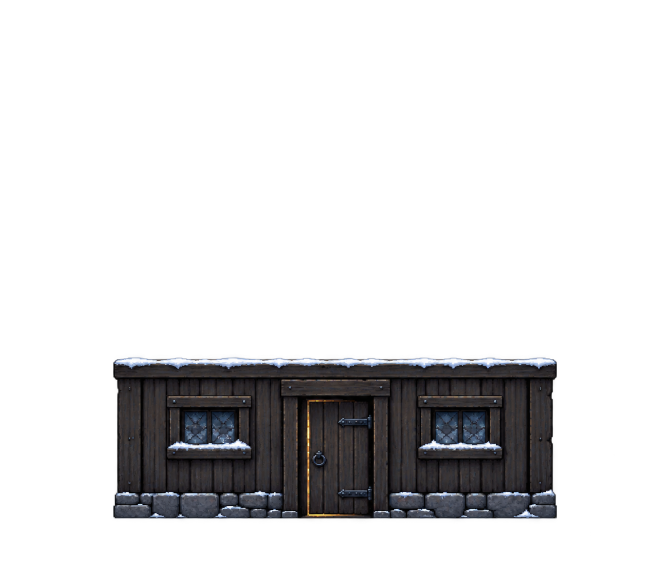
#> input picture docs/art-production/p1-town-modular-v01/sources/loadout_common_candidate_01.png, 1340 x 1174 px (shown at 1/2 size)
$ python build_common.py
#> lines starting #> are read from the running program, lines starting #| are printed output that depends on the picture
#!/usr/bin/env python3
"""Deterministic common-layer pack for the Loadout building sample (checkpoint 1).

Packs the retained raw base candidate 01 into the 256x224 production `common`
layer with one locked uniform nearest-neighbour transform and binary alpha.
The recipe constants below are the single source of truth; the same input file
always yields byte-identical output (integer arithmetic only, no resampling
library calls, no timestamps in the manifest).

Transform (chosen from measured feature geometry, see
docs/art-production/p1-town-modular-v01/PROCESSING.md):
- uniform scale s = 155/24 (~6.4583) source px per destination px;
- source window origin (227, 715) -> destination origin (59, 128);
- destination window 138 x 50 px covers the whole alpha>=128 source extent;
- for destination pixel (dx, dy):
    src_x = 227 + ((2*(dx - 59) + 1) * 155) // 48
    src_y = 715 + ((2*(dy - 128) + 1) * 155) // 48
- alpha >= 128 keeps the source RGB with alpha forced to 255; anything else
  becomes fully transparent black. No palette quantization, no per-pixel color
  edits, no nonuniform stretching.

Invariants asserted at build time (sample spec alignment section):
- canvas exactly 256x224, every texture pixel binary alpha (0 or 255);
- no opaque content above y=128, below y=177, or inside the 8 px edge margin.

Run from the repository root in the approved portable environment:

    source /data/claude/workspace/.tools/make-it-big/portable-cpu/env.sh
    source scripts/project_env.sh
    python3 -I tools/art_pipeline/p1_town_modular_v01/build_common.py
"""

from __future__ import annotations

import argparse
import hashlib
import json
import sys
from pathlib import Path

from PIL import Image

REPO_ROOT = Path(__file__).resolve().parents[3]

RECIPE = {
    "source": "docs/art-production/p1-town-modular-v01/sources/loadout_common_candidate_01.png",
    "source_sha256": "2e7dd83a010e0be94ec17b504de075b69c71ca13050c0b14ae2ad2a504ed758a",
    "canvas": [256, 224],
    "scale": [155, 24],          # source px per destination px, exact rational
    "src_origin": [227, 715],    # source pixel coordinate at the window origin
    "dst_origin": [59, 128],     # destination window origin on the canvas
    "dst_size": [138, 50],       # destination window size
    "alpha_threshold": 128,
    "margin": 8,                 # sample spec: nothing inside the 8 px margin
    "max_lip_top": 128,          # common never has content above y=128
    "max_feet_row": 177,         # feet line is y=178; last content row is 177
}

ALLOWED_ARTIFACTS = {
    "loadout_common.png",
    "manifest.json",
    "loadout_upper_full.png",      # written by build_upper.py (checkpoint 2);
    "loadout_upper_revealed.png",  # the art directory is shared, so both
    "loadout_shadow.png",          # builders tolerate each other's outputs
    "manifest_upper.json",
}


class BuildError(ValueError):
    """Raised when the source, transform, or output contract is violated."""


def source_index(dst: int, dst_origin: int, src_origin: int, num: int, den: int) -> int:
    """Exact integer nearest-neighbour sampling index for a destination pixel."""
    return src_origin + ((2 * (dst - dst_origin) + 1) * num) // (2 * den)


def sha256_file(path: Path) -> str:
    digest = hashlib.sha256()
    with path.open("rb") as handle:
        for block in iter(lambda: handle.read(1024 * 1024), b""):
            digest.update(block)
    return digest.hexdigest()


def display_path(path: Path) -> str:
    """Repo-relative when inside the checkout, absolute otherwise."""
    try:
        return str(path.resolve().relative_to(REPO_ROOT))
    except ValueError:
        return str(path.resolve())


def load_source(recipe: dict) -> Image.Image:
    path = REPO_ROOT / recipe["source"]
    if not path.is_file():
        raise BuildError(f"source PNG does not exist: {path}")
    actual = sha256_file(path)
    if actual != recipe["source_sha256"]:
        raise BuildError(
            f"source hash mismatch: expected {recipe['source_sha256']}, got {actual}"
        )
    return Image.open(path).convert("RGBA")


def pack_common(source: Image.Image, recipe: dict) -> Image.Image:
    """Apply the locked uniform nearest-neighbour transform and binarize alpha."""
    canvas_w, canvas_h = recipe["canvas"]
    (num, den), (sx0, sy0), (dx0, dy0) = recipe["scale"], recipe["src_origin"], recipe["dst_origin"]
    win_w, win_h = recipe["dst_size"]
    threshold = recipe["alpha_threshold"]
    if source.width <= sx0 or source.height <= sy0:
        raise BuildError("source window origin is outside the source image")
    if dx0 < 0 or dy0 < 0 or dx0 + win_w > canvas_w or dy0 + win_h > canvas_h:
        raise BuildError("destination window does not fit the canvas")

    canvas = Image.new("RGBA", (canvas_w, canvas_h), (0, 0, 0, 0))
    out = canvas.load()
    src = source.load()
    for dy in range(dy0, dy0 + win_h):
        sy = source_index(dy, dy0, sy0, num, den)
        if not 0 <= sy < source.height:
            continue
        for dx in range(dx0, dx0 + win_w):
            sx = source_index(dx, dx0, sx0, num, den)
            if not 0 <= sx < source.width:
                continue
            r, g, b, a = src[sx, sy]
            out[dx, dy] = (r, g, b, 255) if a >= threshold else (0, 0, 0, 0)
    return canvas


def measure(canvas: Image.Image, recipe: dict) -> dict:
    """Mechanical measurements plus the sample-spec invariant assertions."""
    width, height = canvas.size
    if (width, height) != tuple(recipe["canvas"]):
        raise BuildError(f"canvas is {width}x{height}, expected {recipe['canvas']}")
    pixels = canvas.load()
    opaque = 0
    alpha_values: set[int] = set()
    min_x = min_y = None
    max_x = max_y = None
    colors: set[tuple[int, int, int, int]] = set()
    for y in range(height):
        for x in range(width):
            r, g, b, a = pixels[x, y]
            alpha_values.add(a)
            if a == 0:
                continue
            if a != 255:
                raise BuildError(f"non-binary alpha {a} at ({x},{y})")
            opaque += 1
            colors.add((r, g, b, a))
            min_x = x if min_x is None else min(min_x, x)
            max_x = x if max_x is None else max(max_x, x)
            min_y = y if min_y is None else min(min_y, y)
            max_y = y if max_y is None else max(max_y, y)
    if min_x is None:
        raise BuildError("packed layer is empty")
    margin = recipe["margin"]
    if min_x < margin or min_y < margin or max_x >= width - margin or max_y >= height - margin:
        raise BuildError(
            f"content violates the {margin} px margin: bbox ({min_x},{min_y})-({max_x},{max_y})"
        )
    if min_y < recipe["max_lip_top"]:
        raise BuildError(f"content above y={recipe['max_lip_top']}: top row {min_y}")
    if max_y > recipe["max_feet_row"]:
        raise BuildError(f"content below feet row {recipe['max_feet_row']}: bottom row {max_y}")
    return {
        "occupied_bbox": [min_x, min_y, max_x, max_y],
        "opaque_pixels": opaque,
        "transparent_pixels": width * height - opaque,
        "alpha_values": sorted(alpha_values),
        "unique_rgba_colors": len(colors),
    }


def guard_output(output: Path) -> None:
    if not output.exists():
        return
    if not output.is_dir():
        raise BuildError(f"output exists and is not a directory: {output}")
    unexpected = [item.name for item in output.iterdir() if item.name not in ALLOWED_ARTIFACTS]
    if unexpected:
        raise BuildError(
            f"refusing to write into {output}: unexpected entries {sorted(unexpected)}"
        )


def build(output: Path) -> dict:
    recipe = dict(RECIPE)
    source = load_source(recipe)
#> in load_source, returned value is the input picture: PIL image 1340x1174 RGBA; mean R, G, B, A 10.7, 10.5, 11.4, 44.8
    canvas = pack_common(source, recipe)
#> in pack_common, `canvas_w, canvas_h = recipe["canvas"]`: canvas_w = 256; canvas_h = 224
#> in pack_common, `(num, den), (sx0, sy0), (dx0, dy0) = recipe["scale"], recipe["src_orig..`: num = 155; den = 24; sx0 = 227; sy0 = 715; dx0 = 59; dy0 = 128
#> in pack_common, `win_w, win_h = recipe["dst_size"]`: win_w = 138; win_h = 50
#> in pack_common, `threshold = recipe["alpha_threshold"]`: threshold = 128
#> in pack_common, `canvas = Image.new("RGBA", (canvas_w, canvas_h), (0, 0, 0, 0))`: canvas: PIL image 256x224 RGBA; every value is 0
#> the loop in pack_common, `for dy in range(dy0, dy0 + win_h):` made 50 passes
#> sy on passes 1 to 12: 718, 724, 731, 737, 744, 750, 756, 763, 769, 776, 782, 789
    stats = measure(canvas, recipe)
    guard_output(output)
    output.mkdir(parents=True, exist_ok=True)

    png_path = output / "loadout_common.png"
    canvas.save(png_path, format="PNG", optimize=False)
    artifacts = [
        {
            "kind": "common_layer",
            "part_id": "common",
            "path": display_path(png_path),
            "sha256": sha256_file(png_path),
            "bytes": png_path.stat().st_size,
        }
    ]
    manifest = {
        "schema_version": 1,
        "asset_package": "p1.town_modular_v01",
        "layer": "common",
        "status": "checkpoint_1_unaccepted",
        "recipe": recipe,
        "artifacts": artifacts,
        "measurements": stats,
        "technical_verification": {
            "status": "mechanical_invariants_passed",
            "scope": "deterministic transform, binary alpha, canvas/margin/lip/feet bounds; visual acceptance and runtime integration are pending",
        },
    }
    manifest_path = output / "manifest.json"
    manifest_path.write_text(json.dumps(manifest, indent=2, sort_keys=True) + "\n", encoding="utf-8")
    return manifest


def main(argv: list[str] | None = None) -> int:
    parser = argparse.ArgumentParser(description=__doc__)
    parser.add_argument(
        "--output", type=Path, default=REPO_ROOT / "art/production/p1/town_modular_v01",
        help="output directory (default: art/production/p1/town_modular_v01)",
    )
    args = parser.parse_args(argv)
    try:
        manifest = build(args.output)
#> in build, `canvas = pack_common(source, recipe)`:
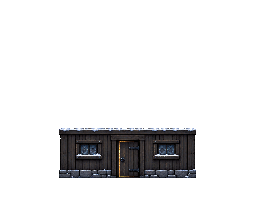
#> canvas: PIL image 256x224 RGBA; mean R, G, B, A 6.3, 6.1, 6.6, 30; transparent parts drawn white
#> after the loop in measure, `for y in range(height):`: alpha_values = 2 items; colors = 4046 items; opaque = 6748
#> in measure, `margin = recipe["margin"]`: margin = 8
#> in build, `stats = measure(canvas, recipe)`: stats = {'occupied_bbox': [59, 128, 195, 177], 'opaque_pixels': 6748, 'transparent_pixels': 50596, 'alpha_values': [0, 255], 'unique_rgba_colors': 4046}
    except (BuildError, OSError, ValueError) as exc:
        print(f"BUILD FAILED: {exc}", file=sys.stderr)
        return 1
    print(json.dumps({"output": manifest["artifacts"][0]["path"], "sha256": manifest["artifacts"][0]["sha256"], "measurements": manifest["measurements"]}, sort_keys=True))
    return 0


if __name__ == "__main__":
#> (the run stopped early here; a loop or call above may not have finished)
